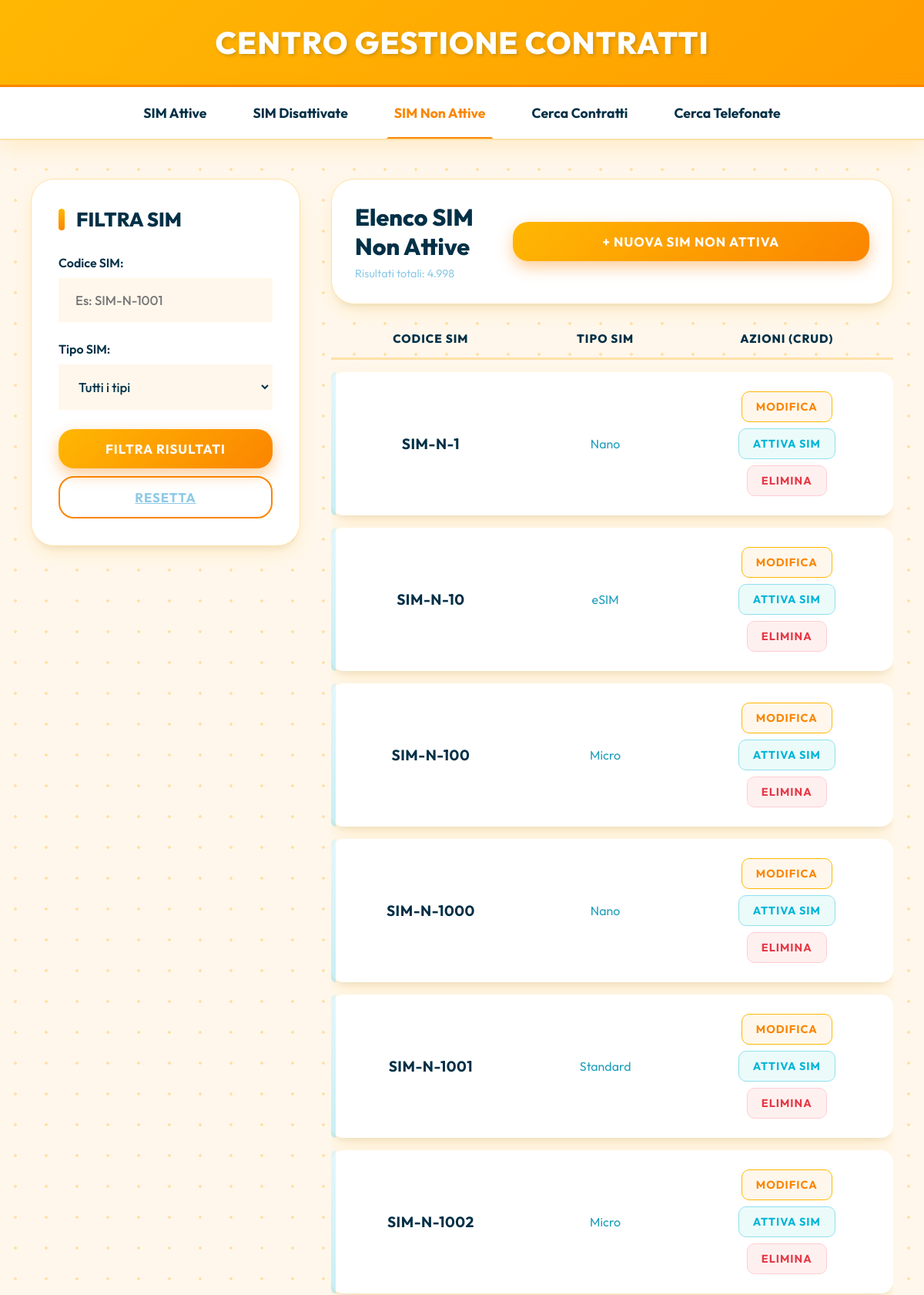
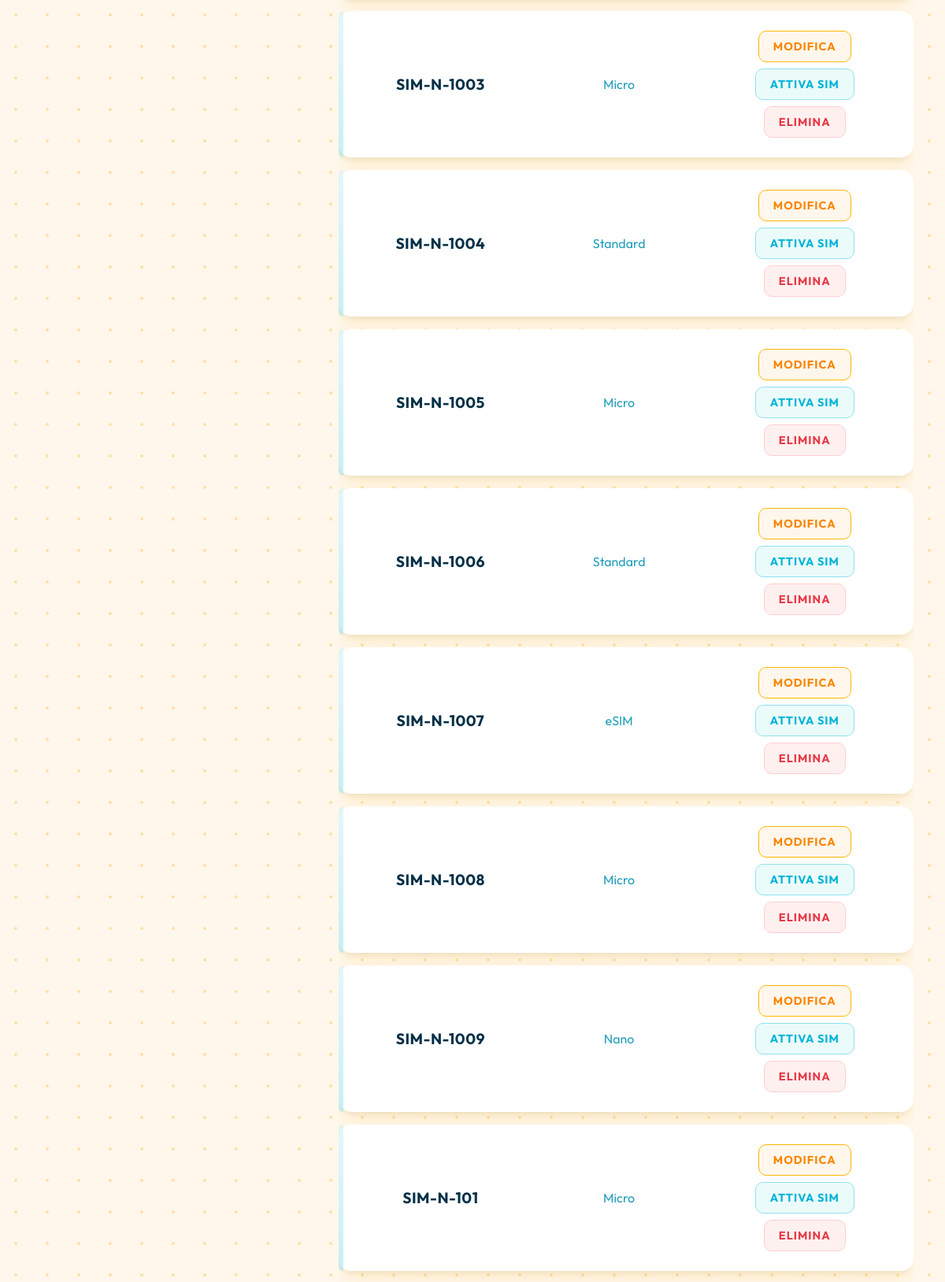
The app's page /codice/sim_non_attive.php (upper part) with its own data (2 pictures, top to bottom).
### tables this page shows
CREATE TABLE `SIMNonAttiva` (
  `codice` varchar(50) NOT NULL,
  `tipoSIM` varchar(20) NOT NULL,
  PRIMARY KEY (`codice`)
);

### codice/sim_non_attive.php (the view, shortened to what this page needs)
<?php
require_once 'connessione.php';
$cerca_codice = isset($_GET['cerca-codice']) ? $conn->real_escape_string($_GET['cerca-codice']) : '';
$limit = 50;
$page = isset($_GET['page']) && is_numeric($_GET['page']) ? (int)$_GET['page'] : 1;
$offset = ($page - 1) * $limit;
$where_clause = " WHERE 1=1";
$sql_count = "SELECT COUNT(*) as totale FROM SIMNonAttiva S" . $where_clause;
$r_count = $conn->query($sql_count);
$row_count = $r_count->fetch_assoc();
$total_rows = $row_count['totale'];
$sql_query = "SELECT S.codice, S.tipoSIM
              FROM SIMNonAttiva S
              " . $where_clause . "
              ORDER BY S.codice ASC
              LIMIT $limit OFFSET $offset";
$result = $conn->query($sql_query);
?>
<!DOCTYPE html>
<html lang="it">
<head>
    <link rel="stylesheet" href="style.css?v=<?php echo time(); ?>">
</head>
<body>
    <header class="site-header">
        <h1>Centro Gestione Contratti</h1>
    </header>
    <nav class="site-nav">
        <ul>
            <li><a href="index.php">SIM Attive</a></li>
            <li><a href="sim_disattivate.php">SIM Disattivate</a></li>
            <li><a href="sim_non_attive.php" class="active">SIM Non Attive</a></li>
            <li><a href="contratti.php">Cerca Contratti</a></li>
            <li><a href="telefonate.php">Cerca Telefonate</a></li>
        </ul>
    </nav>
    <div class="main-container">
        <aside class="filtro-ricerca">
            <h2>Filtra SIM</h2>
            <form action="sim_non_attive.php" method="GET">
                <div class="form-group">
                    <label for="cerca-codice">Codice SIM:</label>
                    <input type="text" id="cerca-codice" name="cerca-codice" placeholder="Es: SIM-N-1001" value="<?php echo htmlspecialchars($cerca_codice); ?>">
                </div>
                <div class="form-group">
                    <label for="cerca-tipo">Tipo SIM:</label>
                    <select id="cerca-tipo" name="cerca-tipo">
                        <option value="">Tutti i tipi</option>
                    </select>
                </div>
                <button type="submit" class="btn btn-primary">Filtra Risultati</button>
                <a href="sim_non_attive.php" class="btn btn-secondary" style="display:block; text-align:center; margin-top:10px; color:var(--text-muted); text-decoration:underline;">Resetta</a>
            </form>
        </aside>
        <main class="contenuto-risultati">
            <div class="header-risultati">
                <div>
                    <h2>Elenco SIM Non Attive</h2>
                    <span style="color:var(--text-muted); font-size: 0.9rem;">Risultati totali: <?php echo number_format($total_rows, 0, ',', '.'); ?></span>
                </div>
                <button class="btn btn-primary add-btn" onclick="openCreateModal()">+ Nuova SIM Non Attiva</button>
            </div>
            <?php if ($result && $result->num_rows > 0): ?>
            <div class="table-wrapper">
                <table class="data-table data-table-nonattiva">
                    <thead>
                        <tr>
                            <th>Codice SIM</th>
                            <th>Tipo SIM</th>
                            <th>Azioni (CRUD)</th>
                        </tr>
                    </thead>
                    <tbody>
                        <?php while ($row = $result->fetch_assoc()): ?>
                            <tr>
                                <td><strong><?php echo htmlspecialchars($row['codice']); ?></strong></td>
                                <td><?php echo htmlspecialchars($row['tipoSIM']); ?></td>
                                <td>
                                    <div class="actions" style="justify-content: center;">
                                        <button class="btn btn-sm btn-edit" onclick="openUpdateModal('<?php echo addslashes($row['codice']); ?>', '<?php echo addslashes($row['tipoSIM']); ?>')">Modifica</button>
                                        <button class="btn btn-sm btn-activate" onclick="openActivateModal('<?php echo addslashes($row['codice']); ?>')">Attiva SIM</button>
                                        <button class="btn btn-sm btn-delete" onclick="openDeleteModal('<?php echo addslashes($row['codice']); ?>')">Elimina</button>
                                    </div>
                                </td>
                            </tr>
                        <?php endwhile; ?>
                    </tbody>
                </table>
            </div>
            <?php else: ?>
                <p style="color:var(--text-muted); font-style:italic; margin-top:20px;">Nessuna SIM trovata per i criteri specificati.</p>
            <?php endif; ?>
        </main>
    </div>
</body>
</html>

### records on screen
simnonattiva: codice "SIM-N-1", tipoSIM "Nano"
simnonattiva: codice "SIM-N-10", tipoSIM "eSIM"
simnonattiva: codice "SIM-N-100", tipoSIM "Micro"
simnonattiva: codice "SIM-N-1000", tipoSIM "Nano"
simnonattiva: codice "SIM-N-1001", tipoSIM "Standard"
simnonattiva: codice "SIM-N-1002", tipoSIM "Micro"
simnonattiva: codice "SIM-N-1003", tipoSIM "Micro"
simnonattiva: codice "SIM-N-1004", tipoSIM "Standard"
simnonattiva: codice "SIM-N-1005", tipoSIM "Micro"
simnonattiva: codice "SIM-N-1006", tipoSIM "Standard"
simnonattiva: codice "SIM-N-1007", tipoSIM "eSIM"
simnonattiva: codice "SIM-N-1008", tipoSIM "Micro"
simnonattiva: codice "SIM-N-1009", tipoSIM "Nano"
simnonattiva: codice "SIM-N-101", tipoSIM "Micro"

### other values on screen
$total_rows "4.998"
